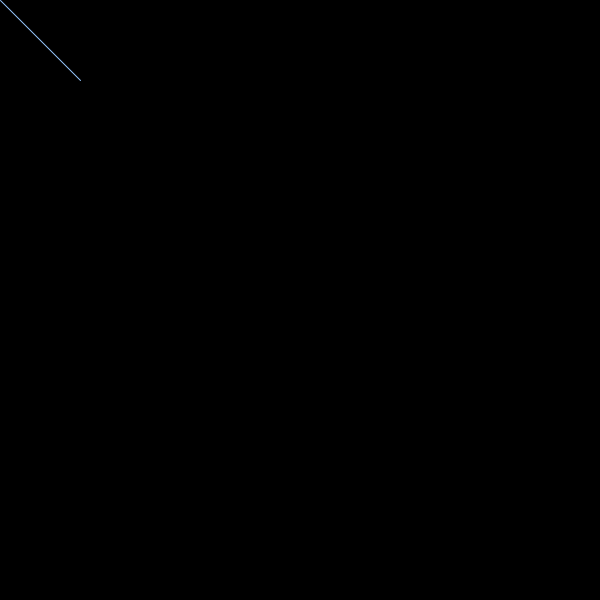
Frame 1 (no input)
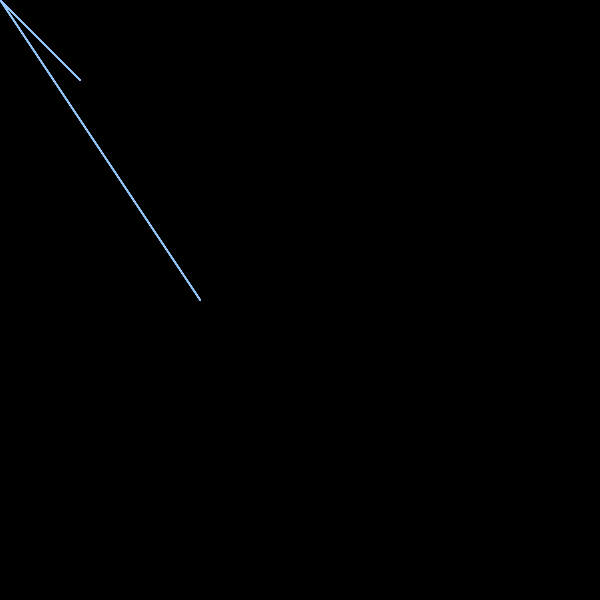
Frame 60 (the mouse pressed at the canvas centre just before this capture)
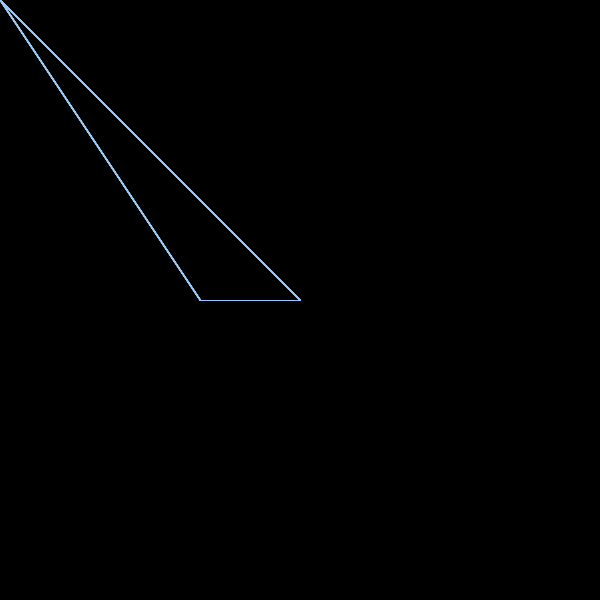
Frame 120 (the mouse held since frame 60 and released just before this capture)

The Processing sketch that drew these frames (run headless with seeded random() and noise(); from frame 60 on, the mouse is pressed at the canvas centre):

// Processing sketch: processing_187019
// ── processing_187019.pde

void setup(){
  size(600,600);
  background(0);
}
void draw(){
  line(mouseX,mouseY,200,300);
  stroke(150,200,300);
  line(mouseX,mouseY,80,80);
}
